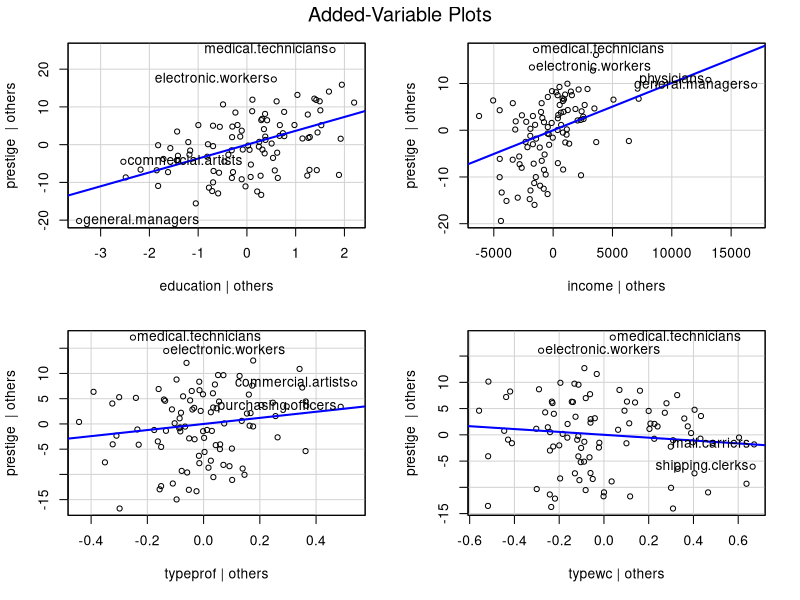
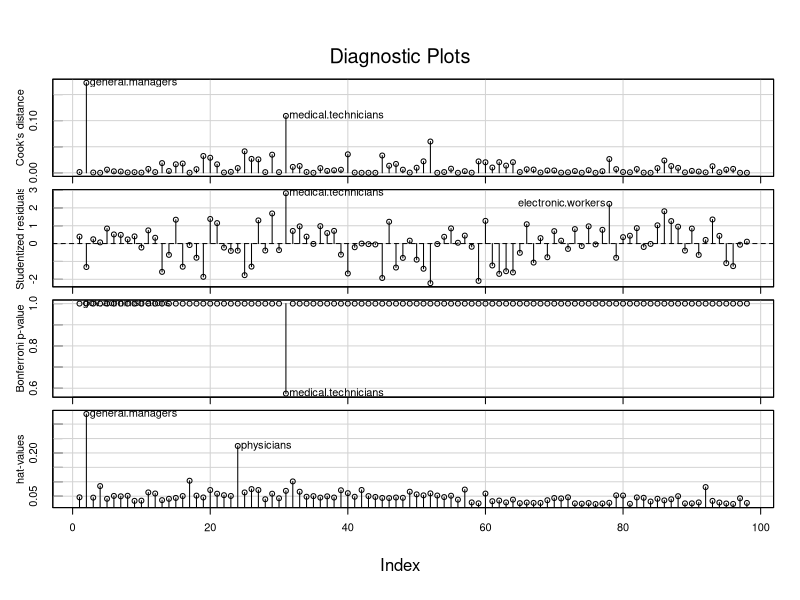
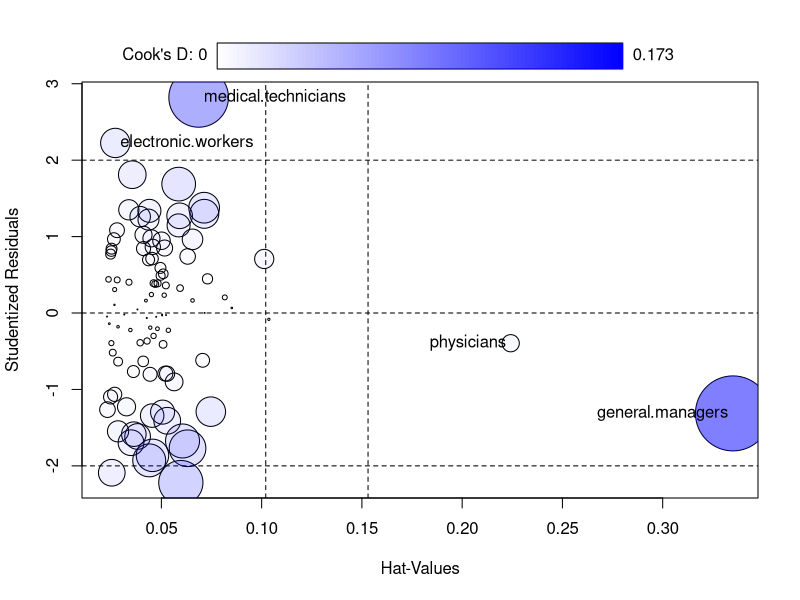
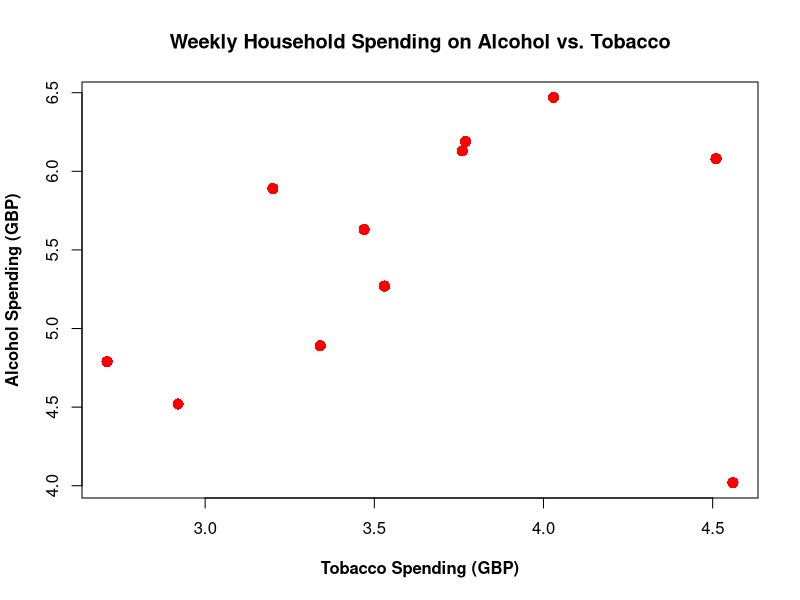

These figures' R source, in order: (Note: this script raises an error after producing the figures.)
## ---- chunk 1
library(car)
reg1 <-lm(prestige ~ education + income + type, data = Prestige)
avPlots(reg1)

## ---- chunk 2
library(car)
reg1 <-lm(prestige ~ education + income + type, data = Prestige)
influenceIndexPlot(reg1)

## ---- chunk 3
library(car)
reg1 <-lm(prestige ~ education + income + type, data = Prestige)
influencePlot(reg1)
## ---- chunk 4


alctob <- data.frame( cbind(
Alcohol = c(6.47, 6.13, 6.19, 4.89, 5.63, 4.52, 
            5.89, 4.79, 5.27, 6.08, 4.02),
Tobacco = c(4.03, 3.76, 3.77, 3.34, 3.47, 2.92, 
            3.20, 2.71, 3.53, 4.51, 4.56)),
row.names = c("North", "Yorkshire", "Northeast", 
"East Midlands", "West Midlands", "East Anglia", 
"Southeast", "Southwest", "Wales", 
"Scotland", "N. Ireland"))


## ---- chunk 5
alctobwo <- subset(alctob,rownames(alctob)!="N. Ireland") 
#without North Ireland

plot(alctob$Tobacco, alctob$Alcohol,
main="Weekly Household Spending on Alcohol vs. Tobacco",
xlab="Tobacco Spending (GBP)",
ylab="Alcohol Spending (GBP)",
pch=16,col="red",cex=1.5,font.lab=2) 
#note N. Ireland in the bottom-right

## ---- chunk 6
fit1 <- lm( Alcohol ~ Tobacco, data = alctob)
fit2 <- lm( Alcohol ~ Tobacco, data = alctobwo)
## ---- chunk 7
summary(fit1)


## ---- chunk 8

summary(fit2)



## ---- chunk 9
outlierTest(fit1)
 
## ---- chunk 10
cooks.distance(fit1)

## ---- chunk 11
#qq plot for studentized resid 
qqPlot(fit1, main="QQ Plot",pch=18, lim=c(-3,2)) 
## ---- chunk 12
# leverage plots
leveragePlots(fit1) 
## ---- chunk 13
fit <- fit1
## ---- chunk 14
# Influential Observations
# Influential Observations
# added variable plots 
avPlots(fit1)

## ---- chunk 15
# Cook's D plot
# identify D values > 4/(n-k-1) 
cutoff <- 4/((nrow(mtcars)-length(fit1$coefficients)-2)) 
plot(fit, which=4, cook.levels=cutoff)

## ---- chunk 16
# Influence Plot 
influencePlot(fit1,id.method="identify", 
main="Influence Plot", 
col="red",
sub="Circle size is proportial to Cook's Distance" )

## ---- chunk 17


# Evaluate homoscedasticity
# non-constant error variance test
ncvTest(fit)
## ---- chunk 18
# plot studentized residuals vs. fitted values 
spreadLevelPlot(fit)
